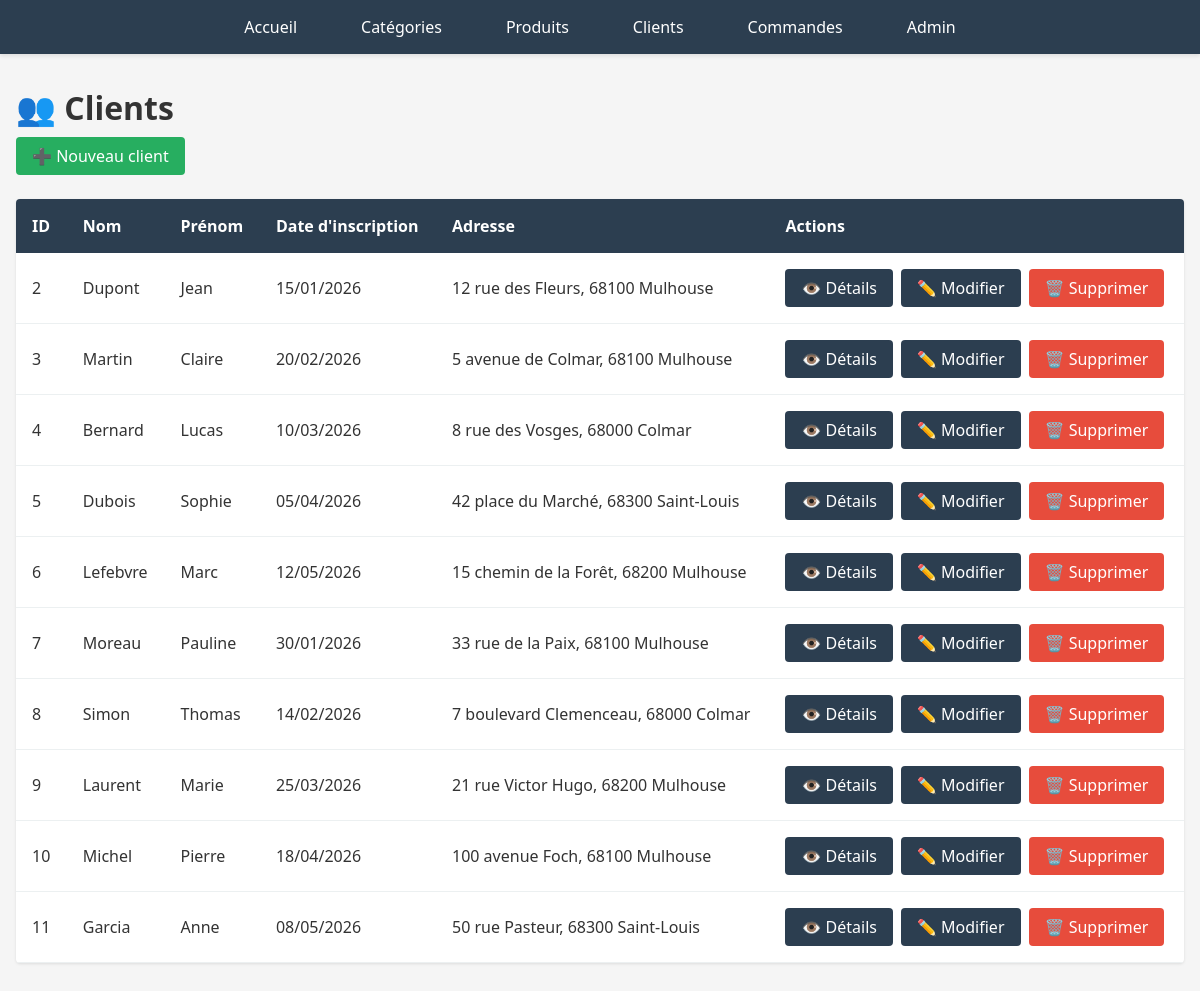
Before: /drive/clients/ with the older database file.
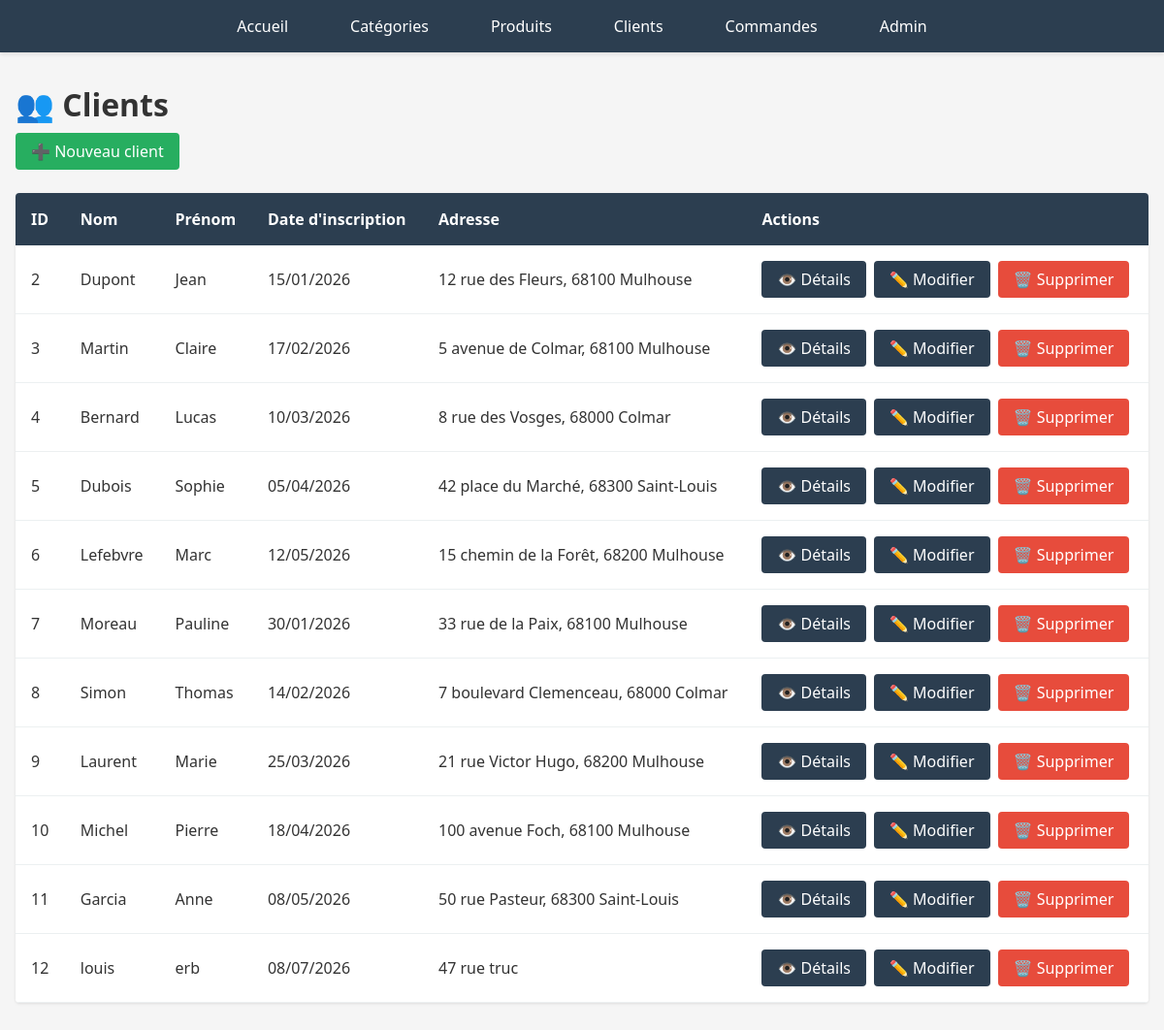
After: the same page with the newer database file.
### drive/models.py (models this page shows, shortened)
class Client(models.Model):
    numero_client = models.AutoField(primary_key=True)
    nom = models.CharField(max_length=100)
    prenom = models.CharField(max_length=100)
    date_inscription = models.DateField()
    adresse = models.TextField()
    class Meta:
        db_table = 'clients'

### drive/views.py (the view)
# urls.py: path('clients/', views.client_list, name='client_list'),
def client_list(request):
    return render(request, 'drive/client/list.html', {'clients': Client.objects.all()})

### drive/templates/drive/client/list.html (shortened to what this page needs)
{% extends 'drive/base.html' %}
{% block content %}
<div class="header">
    <h1>👥 Clients</h1>
    <a href="{% url 'client_create' %}" class="btn btn-success">➕ Nouveau client</a>
</div>
{% if clients %}
<table class="table">
    <thead>
        <tr>
            <th>ID</th>
            <th>Nom</th>
            <th>Prénom</th>
            <th>Date d'inscription</th>
            <th>Adresse</th>
            <th>Actions</th>
        </tr>
    </thead>
    <tbody>
        {% for client in clients %}
        <tr>
            <td>{{ client.numero_client }}</td>
            <td>{{ client.nom }}</td>
            <td>{{ client.prenom }}</td>
            <td>{{ client.date_inscription|date:"d/m/Y" }}</td>
            <td>{{ client.adresse }}</td>
            <td>
                <div class="btn-group">
                    <a href="{% url 'client_detail' client.numero_client %}" class="btn">👁️ Détails</a>
                    <a href="{% url 'client_update' client.numero_client %}" class="btn">✏️ Modifier</a>
                    <a href="{% url 'client_delete' client.numero_client %}" class="btn btn-danger">🗑️ Supprimer</a>
                </div>
            </td>
        </tr>
        {% endfor %}
    </tbody>
</table>
{% else %}
<div class="empty">
    <p>Aucun client trouvé.</p>
    <a href="{% url 'client_create' %}" class="btn btn-success">Créer un client</a>
</div>
{% endif %}
{% endblock %}

Changed rows visible on the page:
changed Client "Martin": date_inscription "20/02/2026" → "17/02/2026"
added Client: numero_client "12", nom "louis", prenom "erb", date_inscription "08/07/2026", adresse "47 rue truc"
